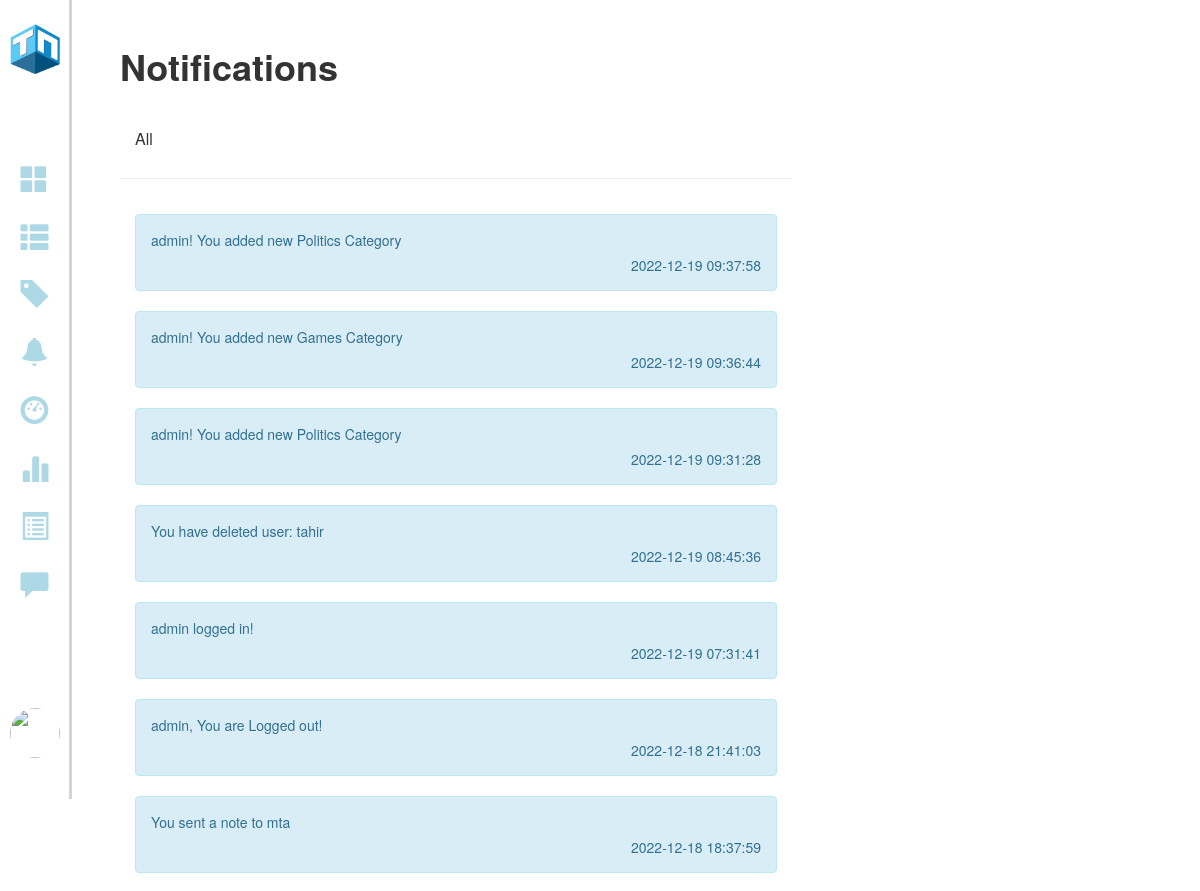
Page /Adminnotification (signed in, upper part) on the earlier database version.
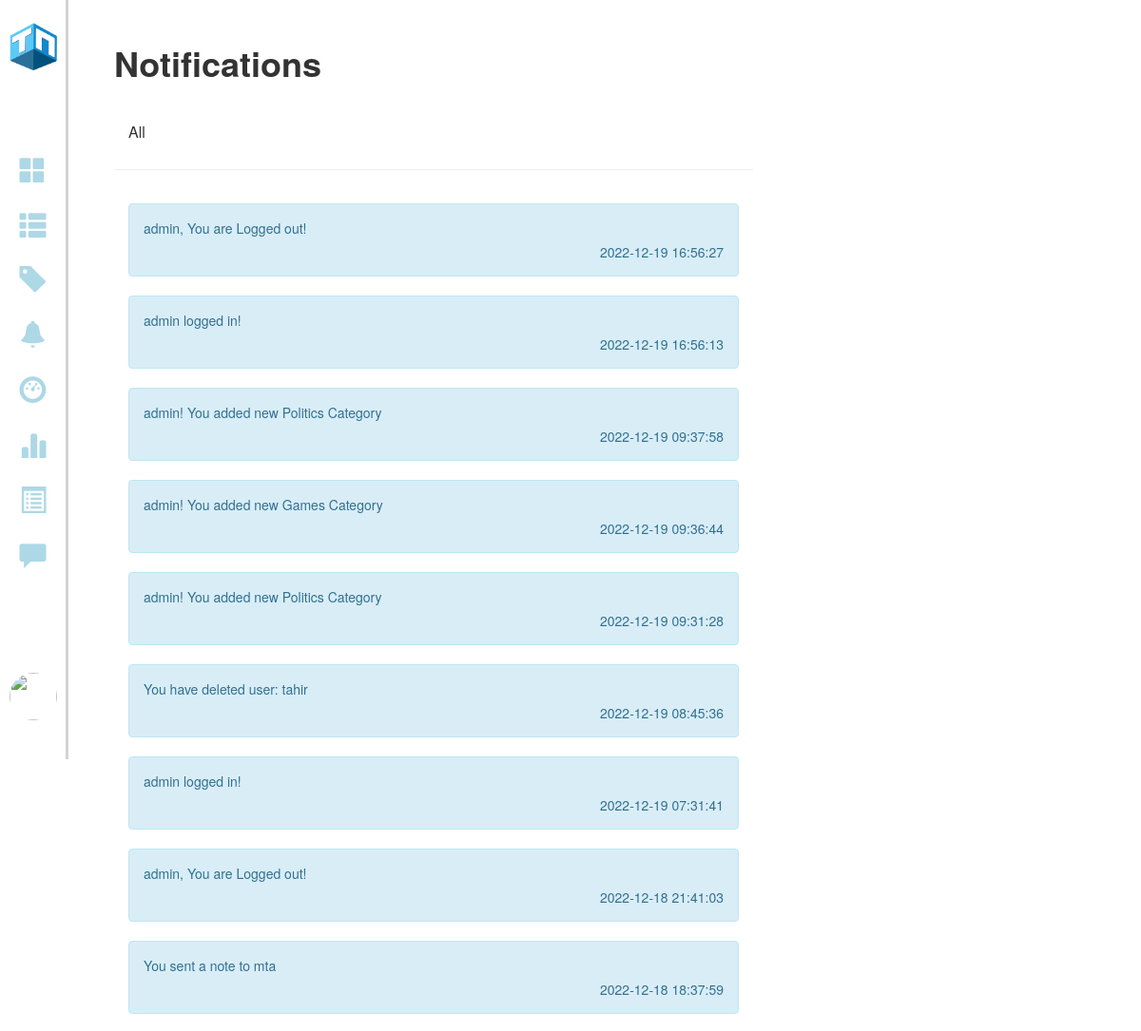
Same page on the later database version.
### models.py (models this page shows)
class Notifications(db.Model):
    id = Column(Integer, primary_key = True)
    notifier_id = Column(Integer, ForeignKey('users.id'), nullable = False)
    activity = Column(String, nullable = False)
    link = Column(String, nullable = True)
    created_at = Column(DateTime, server_default = func.now(), nullable=False)

### app.py (the view)
@app.route("/Adminnotification")
@login_required
def Admin_notification():
    notifications = Notifications.query.filter_by(notifier_id = current_user.id).all()
    notifications.reverse()
    return render_template("AdminNotification.html", notifications = notifications)

### app.py (called while the page is built)
@login_manager.user_loader
def load_user(user_id):
    return Users.query.get(int(user_id))

### templates/AdminNotification.html (shortened to what this page needs)
<!DOCTYPE html>
<html lang="en">
<head>
  <link rel="stylesheet" type="text/css" href="/static/style.css">
  <link rel="stylesheet" href="https://maxcdn.bootstrapcdn.com/bootstrap/3.3.6/css/bootstrap.min.css">
  <link rel="stylesheet" href="https://maxcdn.bootstrapcdn.com/bootstrap/3.3.7/css/bootstrap.min.css"
>
  <link rel="stylesheet" href="https://cdnjs.cloudflare.com/ajax/libs/font-awesome/4.7.0/css/font-awesome.min.css">
  <link rel="stylesheet" href="https://maxcdn.bootstrapcdn.com/bootstrap/3.3.7/css/bootstrap.min.css">
</head>
<body>
  <section class="GContent">
    {% include 'left_admin_menu.html' %}
    <div class="G1">
      <h1>Notifications</h1>
      <div class="panel-heading" style="margin-top: 23px;">
        <h4 class="panel-title">
          <a data-toggle="collapse" data-parent="#accordion" href="#collapse1">All</a>
        </h4>
      </div>
      <hr>
      <div class="panel-group" id="accordion">
        <div class="panel panel-default">
          <div id="collapse1" class="panel-collapse collapse in">
            <div class="panel-body" style="border-style: none;">
              {% for notification in notifications %}
              <div class="alert alert-info">
                <p>{{notification.activity}}</p>
                <p style="text-align: right;">{{notification.created_at}}</p>
              </div>
              {% endfor %}
            </div>
          </div>
        </div>
      </div>
    </div>
  </section>
</body>
</html>

Differences in the rows shown:
added Notifications: activity "admin, You are Logged out!", created_at "2022-12-19 16:56:27"
added Notifications: activity "admin logged in!", created_at "2022-12-19 16:56:13"
